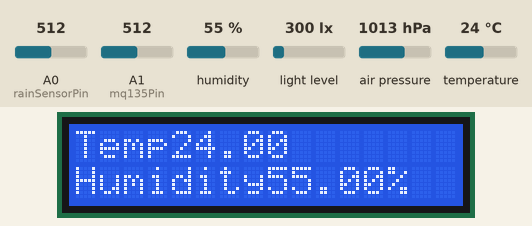
A sketch run on a simulated Arduino Uno, built with avr-gcc and run on an emulated ATmega328P. On the bench: 16×2 character LCD. The inputs (shaded band) are chosen by the test bench; at power-on: humidity 55 %, light level 300 lx, A0 (rainSensorPin) = 512, A1 (mq135Pin) = 512, air pressure 1013 hPa, temperature 24 °C. What the sketch prints to the serial monitor is not drawn.

Above: at 1.2 s.
1.3 s: humidity set to 22 %
6.7 s: light level set to 40 lx
At 13.2 s:
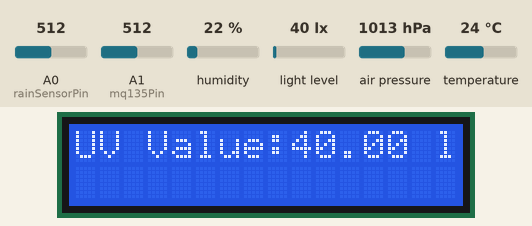
13.9 s: A0 (rainSensorPin) set to 716
At 19.5 s:
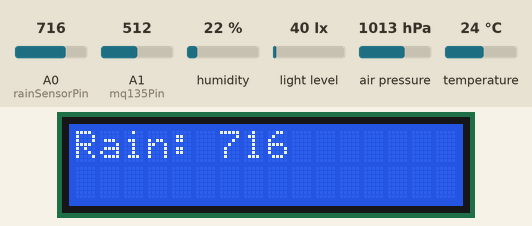
20.1 s: A1 (mq135Pin) set to 716
At 25.7 s:
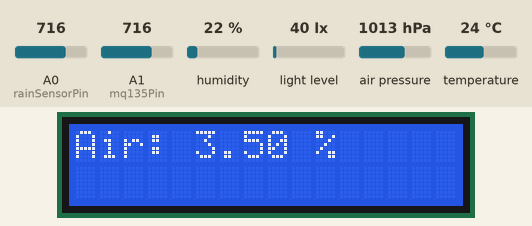
26.3 s: air pressure set to 952 hPa
At 30.8 s:
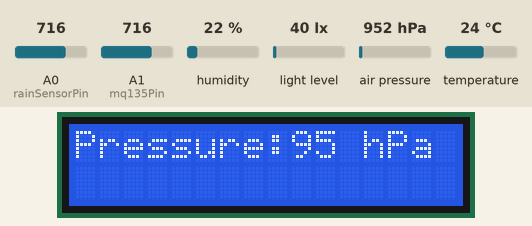
31.7 s: temperature set to 12 °C
At 36.5 s:
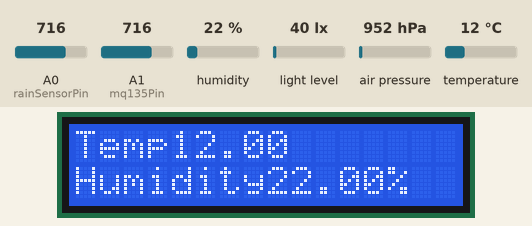
Timing chart, 0 to 38.0 s (numbered marks = the images above; inputs shaded):
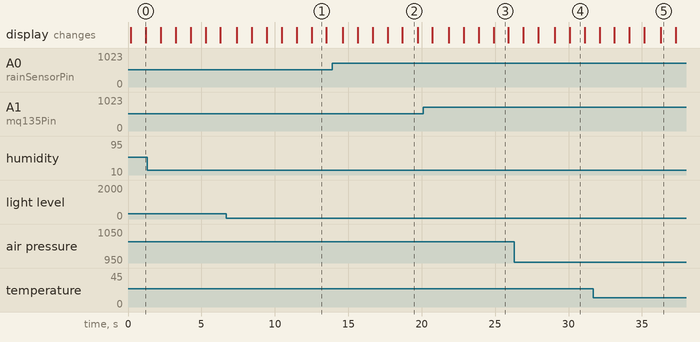

Measured:
- what the display in image 0 shows lasts 1.0 s, from 0.2 s to 1.2 s

The sketch:

Weatherbox123.ino
```cpp
#include <LiquidCrystal_I2C.h>
LiquidCrystal_I2C lcd(0x3F,16,2);
#include <Wire.h>
#include <Adafruit_Sensor.h>
#include <Adafruit_BMP085.h>
#include <DHT.h>
#include <BH1750.h>

#define DHTPIN 2
#define DHTTYPE DHT11

DHT dht(DHTPIN, DHTTYPE);

Adafruit_BMP085 bmp;   //barometer

BH1750 lightMeter;     //light intensity

const int rainSensorPin = A0;
const int mq135Pin = A1;      //Air qualitity
const int uvSensorPin = A2;

void setup() {

  lcd.init();
  lcd.clear();
  lcd.backlight();


  Serial.begin(9600); // Initialize serial communication at 9600 baud rate

  // Initialize sensors
  dht.begin();
  bmp.begin();
  lightMeter.begin();

  // Set pin modes
  pinMode(rainSensorPin, INPUT);
  pinMode(mq135Pin, INPUT);
}

void loop() {
  // Read data from sensors
  float humidity = dht.readHumidity();
  float temperature = dht.readTemperature();
  float pressure = bmp.readPressure() / 100.0F;
  float altitude = bmp.readAltitude();
  int rainSensorValue = analogRead(rainSensorPin);
  float Air = analogRead(mq135Pin) / 1024.0 * 5.0;
  float uvValue = lightMeter.readLightLevel();

  // Print data to serial monitor
  Serial.print("Temperature: ");
  Serial.print(temperature);
  Serial.print("*C\t");
  Serial.print("Humidity: ");
  Serial.print(humidity);
  Serial.print(" %\t");
  Serial.print("Pressure: ");
  Serial.print(pressure);
  Serial.print(" hPa\t");
  Serial.print("Altitude: ");
  Serial.print(altitude);
  Serial.print(" m\t");
  Serial.print("Rain Sensor Value: ");
  Serial.print(rainSensorValue);
  Serial.print("\tAir: ");
  Serial.print(Air);
  Serial.print("\tUV Value: ");
  Serial.print(uvValue);
  Serial.print(" lx\n");

  lcd.setCursor(0,0);
  lcd.print("Temp: ");
  lcd.setCursor(4,0);
  lcd.print(temperature);

  lcd.setCursor(0,1);
  lcd.print("Humidity: ");
   lcd.setCursor(8,8);
  lcd.print(humidity);
  lcd.print("%");
  delay(1000);


  lcd.clear();
  lcd.setCursor(0,0);
  lcd.print("Pressure:");
  lcd.print(pressure);
   lcd.setCursor(11,0);
  lcd.print(" hPa");
  delay(1000);

  lcd.setCursor(0,1);
  lcd.print("Altitude:  ");
  lcd.setCursor(9,9);
  lcd.print(altitude);
  lcd.print("m");
  delay(1000);
  lcd.clear();

  lcd.setCursor(0,0);
  lcd.print("Air: ");
  lcd.setCursor(5,0);
  lcd.print(Air);
  lcd.print(" %");
  delay(1000);
  lcd.clear();

  lcd.setCursor(0,0);
  lcd.print("Rain: ");
  lcd.setCursor(6,0);
  lcd.print(rainSensorValue);
  delay(1000);
  lcd.clear();

  lcd.setCursor(0,0);
  lcd.print("UV Value:  ");
  lcd.setCursor(9,0);
  lcd.print(uvValue);
  lcd.print(" lx");
  delay(1000);
  lcd.clear();

  delay(1000);


}
```
